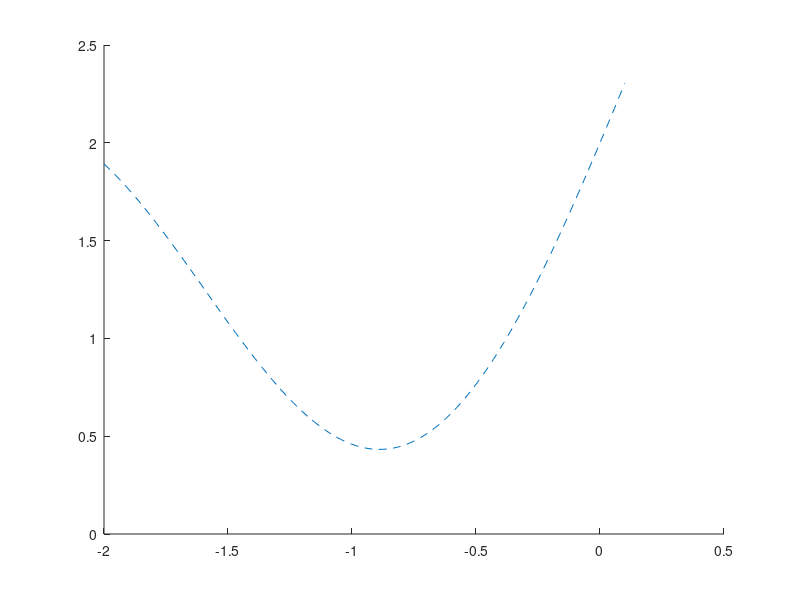

Source code (MATLAB): (Note: this script raises an error after producing the figure.)
clear
clc
close all

a = -2;
b = 0.1;
f = @(x) sin(2 * x) + exp(x) + 1;

% Esercizio 1
nodi = [-2, -1.25, -0.7, 0.1];
n_nodi = length(nodi);
degree = n_nodi - 1;

dominio_f = linspace(a, b, 100);
immagine_f = f(dominio_f);

immagine_nodi = f(nodi);

coeff_f = polyfit(nodi, immagine_nodi, degree);
imm_coeff = polyval(coeff_f, dominio_f);


% Esercizio 2
figure
hold on 

c = plot(dominio_f, immagine_f, '--', 'DisplayName', 'f(x)');
c.Color = 'blue';

c = plot(dominio_f, imm_coeff, 'DisplayName', 'p(x)');
c.Color = 'red';

c = plot(nodi, f(nodi), '*', 'DisplayName', 'nodi');
c.Color = 'black';

legend
grid on


% Esercizio 3
dominio_griglia = linspace(a, b, 1000);
immagine_griglia = f(dominio_griglia);

imm_coeff_griglia = polyval(coeff_f, dominio_griglia);

errore_ass_interp = norm(imm_coeff_griglia - immagine_griglia, inf)


% Esercizio 4
coeff_minimi_quadrati = polyfit(nodi, immagine_nodi, 2);
imm_coeff_minimi_quadrati = polyval(coeff_minimi_quadrati, dominio_f);

c = plot(dominio_f, imm_coeff_minimi_quadrati, '--', 'DisplayName', 'min. quadrati');
c.Color = '#00cc00';


% Esercizio 5
imm_coeff_minimi_quadrati_griglia = polyval(coeff_minimi_quadrati, dominio_griglia);
errore_ass_min_quadrati = norm(immagine_griglia - imm_coeff_minimi_quadrati_griglia, inf)
% E' peggiore di quella di prima

% Esercizio 6
% integrale(f) = - cos(x)^2 + x + exp(x) ~= 2.25

% Esercizio 7
% coeff_f: coefficienti pol. interp. Lagrange

m = 500; % sotto-intervalli

x = linspace(a, b, m + 1);
immagine_f = f(x);

H = (b - a) / m;

% Formula Cavalieri-Simpson composita
q = sum(f(x(1 : m)) + 4 * f((x(1 : m) + x(2 : m + 1)) / 2) + f(x(2 : m + 1)));
q = q * H / 6

q_lagrange = sum( polyval(coeff_f, x(1 : m)) + 4 * polyval(coeff_f, ((x(1 : m) + x(2 : m + 1)) / 2)) + polyval(coeff_f, x(2 : m + 1)) );
q_lagrange = q_lagrange * H / 6

errore_ass_integrazione_lagrange = norm(q - q_lagrange)

% Esercizio 8
% coeff_minimi_quadrati: coefficienti pol. ai minimi quadrati

q_min_quadrati = sum( polyval(coeff_minimi_quadrati, x(1 : m)) + 4 * polyval(coeff_minimi_quadrati, ((x(1 : m) + x(2 : m + 1)) / 2)) + polyval(coeff_minimi_quadrati, x(2 : m + 1)) );
q_min_quadrati = q_min_quadrati * H / 6

errore_ass_integrazione_min_quad = norm(q - q_min_quadrati)
